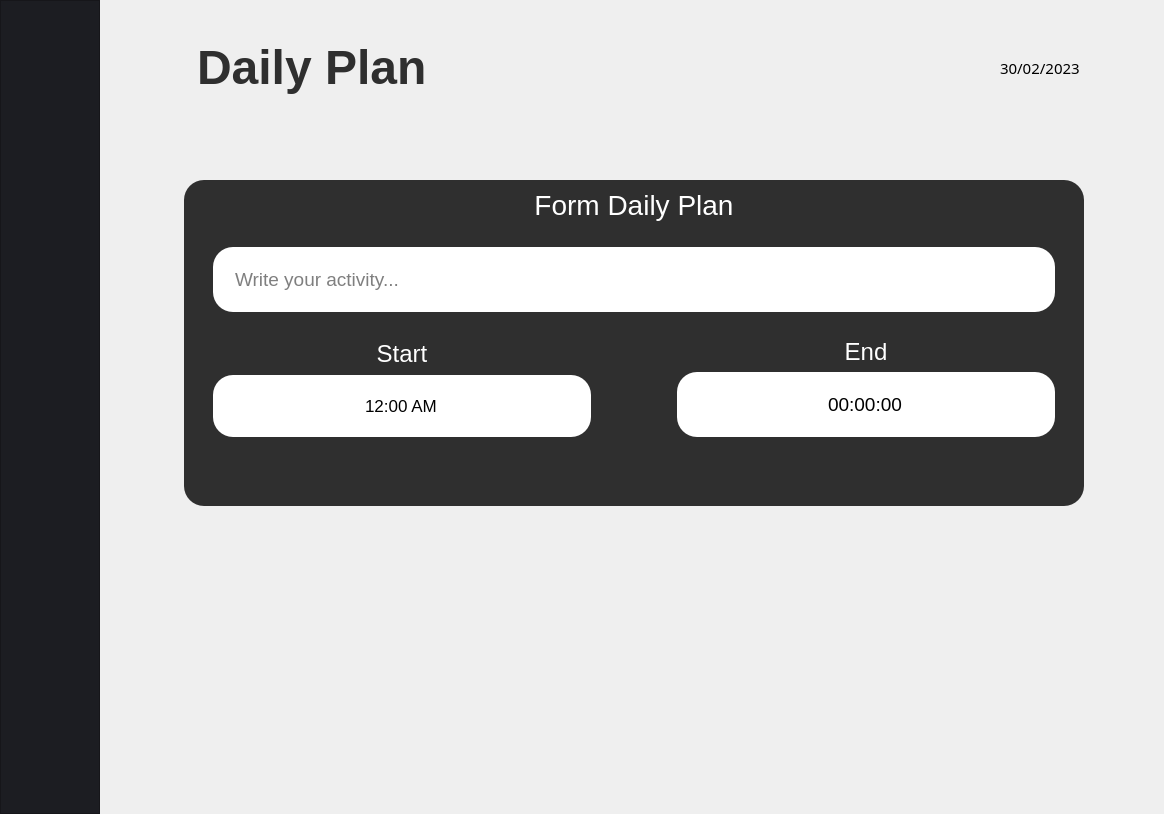
<?xml version="1.0" encoding="UTF-8"?>
<ui version="4.0">
 <class>MainWindow</class>
 <widget class="QMainWindow" name="MainWindow">
  <property name="geometry">
   <rect>
    <x>0</x>
    <y>0</y>
    <width>1164</width>
    <height>814</height>
   </rect>
  </property>
  <property name="windowTitle">
   <string>MainWindow</string>
  </property>
  <property name="autoFillBackground">
   <bool>false</bool>
  </property>
  <property name="styleSheet">
   <string notr="true"/>
  </property>
  <widget class="QWidget" name="centralwidget">
   <layout class="QGridLayout" name="gridLayout">
    <property name="leftMargin">
     <number>0</number>
    </property>
    <property name="topMargin">
     <number>0</number>
    </property>
    <property name="rightMargin">
     <number>0</number>
    </property>
    <property name="bottomMargin">
     <number>0</number>
    </property>
    <property name="horizontalSpacing">
     <number>20</number>
    </property>
    <item row="2" column="2">
     <layout class="QVBoxLayout" name="verticalLayout_6">
      <item>
       <layout class="QHBoxLayout" name="horizontalLayout_4">
        <item>
         <widget class="QLabel" name="label_9">
          <property name="font">
           <font>
            <pointsize>36</pointsize>
            <weight>75</weight>
            <bold>true</bold>
           </font>
          </property>
          <property name="styleSheet">
           <string notr="true">margin-top: 40px; color : #2F2F2F;</string>
          </property>
          <property name="text">
           <string>&lt;html&gt;&lt;head/&gt;&lt;body&gt;&lt;p&gt;Daily Plan&lt;/p&gt;&lt;/body&gt;&lt;/html&gt;</string>
          </property>
          <property name="alignment">
           <set>Qt::AlignLeading|Qt::AlignLeft|Qt::AlignVCenter</set>
          </property>
         </widget>
        </item>
        <item>
         <layout class="QVBoxLayout" name="verticalLayout_3">
          <item>
           <spacer name="verticalSpacer">
            <property name="orientation">
             <enum>Qt::Vertical</enum>
            </property>
            <property name="sizeType">
             <enum>QSizePolicy::Minimum</enum>
            </property>
            <property name="sizeHint" stdset="0">
             <size>
              <width>20</width>
              <height>40</height>
             </size>
            </property>
           </spacer>
          </item>
          <item>
           <layout class="QHBoxLayout" name="horizontalLayout">
            <item>
             <spacer name="horizontalSpacer">
              <property name="orientation">
               <enum>Qt::Horizontal</enum>
              </property>
              <property name="sizeType">
               <enum>QSizePolicy::Expanding</enum>
              </property>
              <property name="sizeHint" stdset="0">
               <size>
                <width>20</width>
                <height>20</height>
               </size>
              </property>
             </spacer>
            </item>
            <item>
             <widget class="QLabel" name="label_3">
              <property name="font">
               <font>
                <family>Poppins</family>
                <pointsize>11</pointsize>
               </font>
              </property>
              <property name="styleSheet">
               <string notr="true">margin-right: 80px</string>
              </property>
              <property name="lineWidth">
               <number>1</number>
              </property>
              <property name="midLineWidth">
               <number>0</number>
              </property>
              <property name="text">
               <string>30/02/2023</string>
              </property>
              <property name="wordWrap">
               <bool>false</bool>
              </property>
              <property name="margin">
               <number>0</number>
              </property>
             </widget>
            </item>
           </layout>
          </item>
         </layout>
        </item>
       </layout>
      </item>
      <item>
       <layout class="QVBoxLayout" name="verticalLayout_5">
        <item>
         <spacer name="verticalSpacer_2">
          <property name="orientation">
           <enum>Qt::Vertical</enum>
          </property>
          <property name="sizeHint" stdset="0">
           <size>
            <width>20</width>
            <height>65</height>
           </size>
          </property>
         </spacer>
        </item>
        <item>
         <widget class="QWidget" name="widget" native="true">
          <property name="styleSheet">
           <string notr="true">background-color: #2F2F2F;
margin-right: 80px; 
border-radius: 20px;
margin-top: 20px;</string>
          </property>
          <layout class="QHBoxLayout" name="horizontalLayout_5">
           <item>
            <layout class="QVBoxLayout" name="verticalLayout_7">
             <property name="leftMargin">
              <number>20</number>
             </property>
             <property name="rightMargin">
              <number>20</number>
             </property>
             <item>
              <widget class="QLabel" name="label_10">
               <property name="sizePolicy">
                <sizepolicy hsizetype="Minimum" vsizetype="Minimum">
                 <horstretch>0</horstretch>
                 <verstretch>0</verstretch>
                </sizepolicy>
               </property>
               <property name="font">
                <font>
                 <pointsize>21</pointsize>
                </font>
               </property>
               <property name="styleSheet">
                <string notr="true">color: white;</string>
               </property>
               <property name="text">
                <string>Form Daily Plan</string>
               </property>
               <property name="alignment">
                <set>Qt::AlignCenter</set>
               </property>
              </widget>
             </item>
             <item>
              <widget class="QLineEdit" name="lineEdit">
               <property name="font">
                <font>
                 <pointsize>14</pointsize>
                </font>
               </property>
               <property name="styleSheet">
                <string notr="true">background-color: white; padding: 20px;</string>
               </property>
               <property name="maxLength">
                <number>50</number>
               </property>
               <property name="placeholderText">
                <string>Write your activity...</string>
               </property>
              </widget>
             </item>
             <item>
              <layout class="QHBoxLayout" name="horizontalLayout_3">
               <item>
                <layout class="QVBoxLayout" name="verticalLayout_11">
                 <item>
                  <widget class="QLabel" name="label_12">
                   <property name="font">
                    <font>
                     <pointsize>18</pointsize>
                    </font>
                   </property>
                   <property name="styleSheet">
                    <string notr="true">color: white; margin-bottom: 0px;</string>
                   </property>
                   <property name="text">
                    <string>Start</string>
                   </property>
                   <property name="alignment">
                    <set>Qt::AlignCenter</set>
                   </property>
                  </widget>
                 </item>
                 <item>
                  <widget class="QTimeEdit" name="timeEdit_2">
                   <property name="font">
                    <font>
                     <pointsize>13</pointsize>
                    </font>
                   </property>
                   <property name="styleSheet">
                    <string notr="true">background-color: white; padding: 20px; margin-top: 0px; margin-bottom: 20px;</string>
                   </property>
                   <property name="alignment">
                    <set>Qt::AlignCenter</set>
                   </property>
                   <property name="buttonSymbols">
                    <enum>QAbstractSpinBox::NoButtons</enum>
                   </property>
                   <property name="displayFormat">
                    <string>h:mm AP</string>
                   </property>
                  </widget>
                 </item>
                </layout>
               </item>
               <item>
                <layout class="QVBoxLayout" name="verticalLayout_10">
                 <item>
                  <widget class="QLabel" name="label_11">
                   <property name="font">
                    <font>
                     <pointsize>18</pointsize>
                    </font>
                   </property>
                   <property name="styleSheet">
                    <string notr="true">color: white; margin-bottom: 0px;</string>
                   </property>
                   <property name="text">
                    <string>End</string>
                   </property>
                   <property name="alignment">
                    <set>Qt::AlignCenter</set>
                   </property>
                  </widget>
                 </item>
                 <item>
                  <widget class="QTimeEdit" name="timeEdit">
                   <property name="font">
                    <font>
                     <pointsize>14</pointsize>
                    </font>
                   </property>
                   <property name="styleSheet">
                    <string notr="true">background-color: white; padding: 20px;margin-top: 0px; margin-bottom: 20px;</string>
                   </property>
                   <property name="alignment">
                    <set>Qt::AlignCenter</set>
                   </property>
                   <property name="buttonSymbols">
                    <enum>QAbstractSpinBox::NoButtons</enum>
                   </property>
                  </widget>
                 </item>
                </layout>
               </item>
              </layout>
             </item>
             <item>
              <layout class="QHBoxLayout" name="horizontalLayout_6">
               <item>
                <spacer name="horizontalSpacer_3">
                 <property name="orientation">
                  <enum>Qt::Horizontal</enum>
                 </property>
                 <property name="sizeHint" stdset="0">
                  <size>
                   <width>40</width>
                   <height>20</height>
                  </size>
                 </property>
                </spacer>
               </item>
               <item>
                <widget class="QPushButton" name="cancel">
                 <property name="text">
                  <string/>
                 </property>
                 <property name="icon">
                  <iconset resource="../../../../../../../../../Downloads/tes.qrc">
                   <normaloff>:/newPrefix/Cancel Button.png</normaloff>:/newPrefix/Cancel Button.png</iconset>
                 </property>
                 <property name="iconSize">
                  <size>
                   <width>160</width>
                   <height>60</height>
                  </size>
                 </property>
                 <property name="flat">
                  <bool>true</bool>
                 </property>
                </widget>
               </item>
               <item>
                <widget class="QPushButton" name="save">
                 <property name="text">
                  <string/>
                 </property>
                 <property name="icon">
                  <iconset resource="../../../../../../../../../Downloads/tes.qrc">
                   <normaloff>:/newPrefix/Save Button.png</normaloff>:/newPrefix/Save Button.png</iconset>
                 </property>
                 <property name="iconSize">
                  <size>
                   <width>160</width>
                   <height>60</height>
                  </size>
                 </property>
                </widget>
               </item>
               <item>
                <spacer name="horizontalSpacer_4">
                 <property name="orientation">
                  <enum>Qt::Horizontal</enum>
                 </property>
                 <property name="sizeHint" stdset="0">
                  <size>
                   <width>40</width>
                   <height>20</height>
                  </size>
                 </property>
                </spacer>
               </item>
              </layout>
             </item>
            </layout>
           </item>
          </layout>
         </widget>
        </item>
       </layout>
      </item>
      <item>
       <spacer name="verticalSpacer_3">
        <property name="orientation">
         <enum>Qt::Vertical</enum>
        </property>
        <property name="sizeHint" stdset="0">
         <size>
          <width>20</width>
          <height>40</height>
         </size>
        </property>
       </spacer>
      </item>
     </layout>
    </item>
    <item row="2" column="1">
     <layout class="QHBoxLayout" name="horizontalLayout_2">
      <item alignment="Qt::AlignTop">
       <widget class="QPushButton" name="pushButton">
        <property name="maximumSize">
         <size>
          <width>50</width>
          <height>16777215</height>
         </size>
        </property>
        <property name="autoFillBackground">
         <bool>false</bool>
        </property>
        <property name="styleSheet">
         <string notr="true">margin-top: 50px; margin-left: 10px</string>
        </property>
        <property name="text">
         <string/>
        </property>
        <property name="icon">
         <iconset resource="../../../../../../../../../Downloads/tes.qrc">
          <normaloff>:/newPrefix/Back.png</normaloff>:/newPrefix/Back.png</iconset>
        </property>
        <property name="iconSize">
         <size>
          <width>47</width>
          <height>49</height>
         </size>
        </property>
        <property name="autoDefault">
         <bool>false</bool>
        </property>
        <property name="default">
         <bool>false</bool>
        </property>
        <property name="flat">
         <bool>true</bool>
        </property>
       </widget>
      </item>
     </layout>
    </item>
    <item row="2" column="0" rowspan="2">
     <layout class="QVBoxLayout" name="verticalLayout">
      <item>
       <widget class="QFrame" name="frame">
        <property name="enabled">
         <bool>true</bool>
        </property>
        <property name="minimumSize">
         <size>
          <width>100</width>
          <height>400</height>
         </size>
        </property>
        <property name="maximumSize">
         <size>
          <width>100</width>
          <height>16777215</height>
         </size>
        </property>
        <property name="styleSheet">
         <string notr="true">background-color: rgb(28, 29, 34)</string>
        </property>
        <property name="frameShape">
         <enum>QFrame::StyledPanel</enum>
        </property>
        <property name="frameShadow">
         <enum>QFrame::Raised</enum>
        </property>
        <widget class="QLabel" name="label_2">
         <property name="geometry">
          <rect>
           <x>25</x>
           <y>50</y>
           <width>51</width>
           <height>51</height>
          </rect>
         </property>
         <property name="text">
          <string/>
         </property>
         <property name="pixmap">
          <pixmap resource="../../../../../../../../../Downloads/tes.qrc">:/newPrefix/Items.png</pixmap>
         </property>
        </widget>
        <widget class="QLabel" name="label">
         <property name="geometry">
          <rect>
           <x>31</x>
           <y>190</y>
           <width>31</width>
           <height>51</height>
          </rect>
         </property>
         <property name="text">
          <string/>
         </property>
         <property name="pixmap">
          <pixmap resource="../../../../../../../../../Downloads/tes.qrc">:/newPrefix/todolist.png</pixmap>
         </property>
        </widget>
        <widget class="QLabel" name="label_5">
         <property name="geometry">
          <rect>
           <x>21</x>
           <y>270</y>
           <width>51</width>
           <height>51</height>
          </rect>
         </property>
         <property name="text">
          <string>&lt;html&gt;&lt;head/&gt;&lt;body&gt;&lt;p&gt;&lt;img src=&quot;:/newPrefix/daily plan.png&quot;/&gt;&lt;/p&gt;&lt;/body&gt;&lt;/html&gt;</string>
         </property>
        </widget>
        <widget class="QLabel" name="label_4">
         <property name="geometry">
          <rect>
           <x>22</x>
           <y>350</y>
           <width>51</width>
           <height>51</height>
          </rect>
         </property>
         <property name="text">
          <string>&lt;html&gt;&lt;head/&gt;&lt;body&gt;&lt;p&gt;&lt;img src=&quot;:/newPrefix/target.png&quot;/&gt;&lt;/p&gt;&lt;/body&gt;&lt;/html&gt;</string>
         </property>
        </widget>
        <widget class="QLabel" name="label_8">
         <property name="geometry">
          <rect>
           <x>21</x>
           <y>440</y>
           <width>51</width>
           <height>41</height>
          </rect>
         </property>
         <property name="text">
          <string>&lt;html&gt;&lt;head/&gt;&lt;body&gt;&lt;p&gt;&lt;img src=&quot;:/newPrefix/gratitude.png&quot;/&gt;&lt;/p&gt;&lt;/body&gt;&lt;/html&gt;</string>
         </property>
        </widget>
        <widget class="QLabel" name="label_6">
         <property name="geometry">
          <rect>
           <x>30</x>
           <y>510</y>
           <width>41</width>
           <height>71</height>
          </rect>
         </property>
         <property name="text">
          <string>&lt;html&gt;&lt;head/&gt;&lt;body&gt;&lt;p&gt;&lt;img src=&quot;:/newPrefix/article.png&quot;/&gt;&lt;/p&gt;&lt;/body&gt;&lt;/html&gt;</string>
         </property>
        </widget>
        <widget class="QLabel" name="label_7">
         <property name="geometry">
          <rect>
           <x>40</x>
           <y>730</y>
           <width>31</width>
           <height>31</height>
          </rect>
         </property>
         <property name="text">
          <string/>
         </property>
         <property name="pixmap">
          <pixmap resource="../../../../../../../../../Downloads/tes.qrc">:/newPrefix/Icon.png</pixmap>
         </property>
        </widget>
       </widget>
      </item>
     </layout>
    </item>
   </layout>
  </widget>
 </widget>
 <resources>
  <include location="../../../../../../../../../AppData/Downloads/tes.qrc"/>
  <include location="../../../../../../../../../Downloads/tes.qrc"/>
 </resources>
 <connections/>
</ui>
